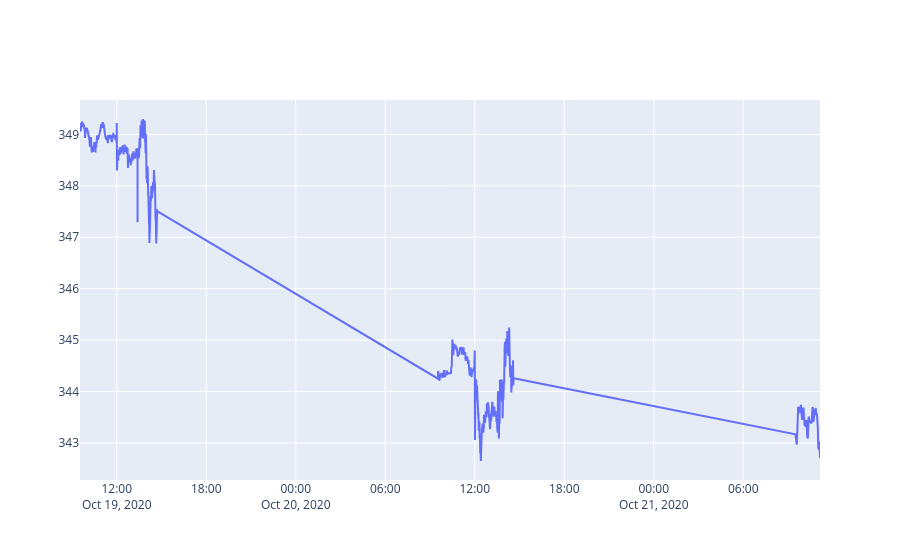

Source (notebook cell):
### Code cell
# Set the time span to display (edit this variable)
display_range = (raw_data['Timestamp'].iloc[0], raw_data['Timestamp'].iloc[10000])  #  first 10000 points

mask = (raw_data['Timestamp'] >= display_range[0]) & (raw_data['Timestamp'] <= display_range[1])


fig = go.Figure()
fig.add_trace(go.Scatter(x=raw_data.loc[mask, 'Timestamp'], 
                        y=raw_data.loc[mask, 'Close'], 
                        mode='lines', 
                        name='Price'))


fig.show()

### Figure 1 — Plotly figure (JSON) as saved in the notebook; plotly's stock layout.template omitted (floating-point values rounded to 4 significant figures; data arrays with more than 128 entries replaced by an {"elided": "..."} marker saying what was removed)
{"data": [{"mode": "lines", "name": "Price", "type": "scatter", "x": {"elided": "10001 str values"}, "y": {"elided": "10001 float values"}}], "layout": {}}
